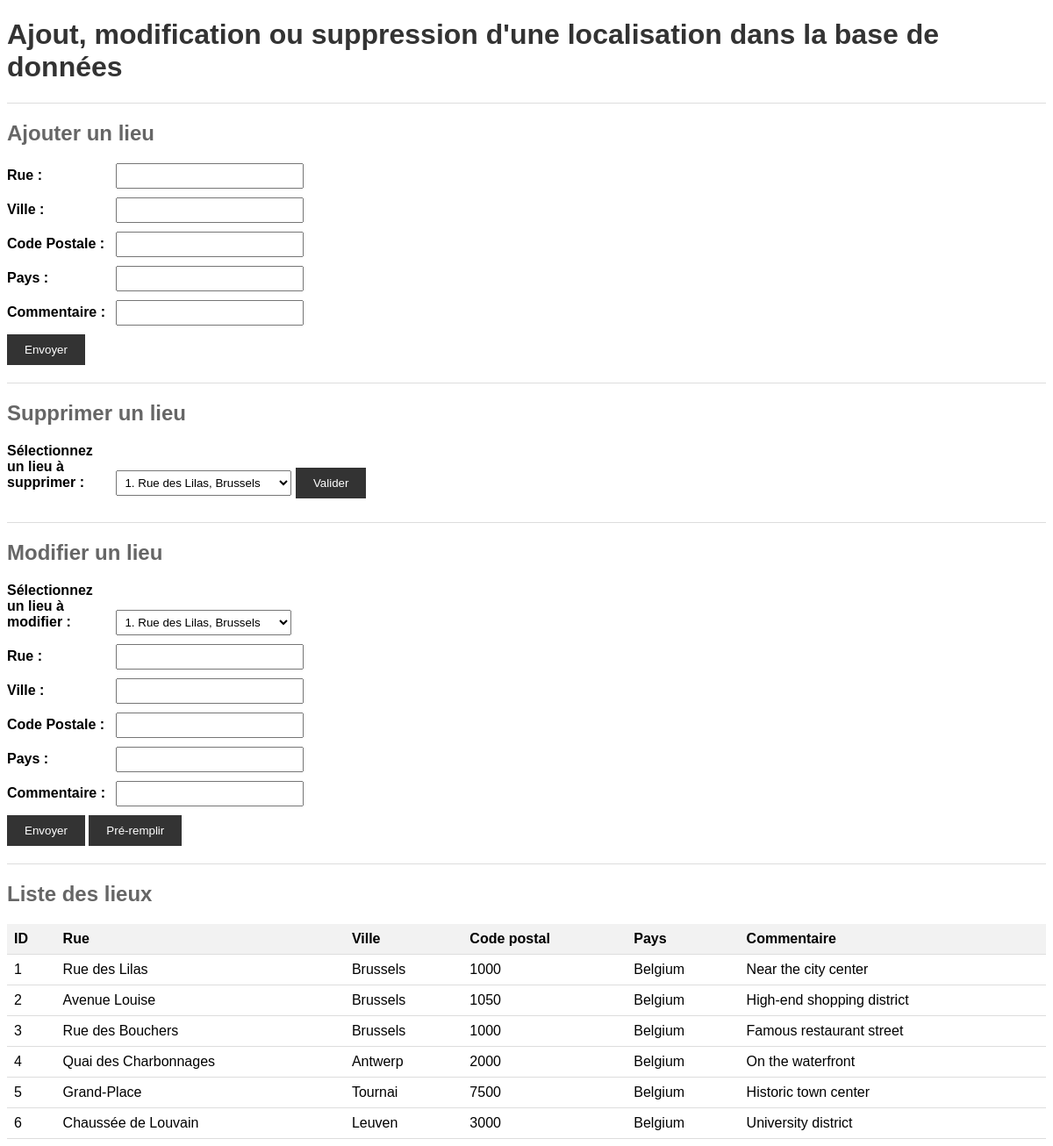
Page /1.mod-lieu/gestion-lieux.php on the committed database.
### tables this page shows
CREATE TABLE IF NOT EXISTS LOCATION (
    ID INT PRIMARY KEY,
    STREET VARCHAR(255),
    CITY VARCHAR(255),
    POSTAL_CODE VARCHAR(10) CHECK (LENGTH(POSTAL_CODE) <= 10),
    COUNTRY VARCHAR(255),
    COMMENT VARCHAR(255)
);

### www/1.mod-lieu/gestion-lieux.php (the view, shortened to what this page needs)
<!DOCTYPE html>
<html>
<head>
</head>
<body>
    <?php
    $bdd = new PDO('mysql:host=ms8db;dbname=groupXX', 'groupXX', 'secret');
    $query = 'SELECT * FROM LOCATION';
    $stmt = $bdd->prepare($query);
    $stmt->execute();
    $villes = $stmt->fetchAll(PDO::FETCH_ASSOC);
    ?>
    <h1>Ajout, modification ou suppression d'une localisation dans la base de données</h1>
    <div class="form-separator"></div>
    <h2>Ajouter un lieu</h2>
    <form method="post" action="ajouter.php">
        <p>
            <label for="Rue">Rue :</label>
            <input type="text" name="Rue" id="Rue" required>
            <br>
            <label for="Ville">Ville :</label>
            <input type="text" name="Ville" id="Ville" required>
            <br>
            <label for="Code_Postale">Code Postale :</label>
            <input type="text" name="Code_Postale" id="Code_Postale" required>
            <br>
            <label for="Pays">Pays :</label>
            <input type="text" name="Pays" id="Pays" required>
            <br>
            <label for="Commentaire">Commentaire :</label>
            <input type="text" name="Commentaire" id="Commentaire" required>
            <br>
            <input type="submit" value="Envoyer">
        </p>
    </form>
    <div class="form-separator"></div>
    <h2>Supprimer un lieu</h2>
    <form method="post" action="supprimer.php">
        <label for="ville">Sélectionnez un lieu à supprimer :</label>
        <select name="ville" id="ville">
            <?php foreach ($villes as $ville): ?>
                <option value="<?= $ville['ID'] ?>"><?= $ville['ID'] ?>. <?= $ville['STREET'] ?>, <?= $ville['CITY'] ?></option>
            <?php endforeach; ?>
        </select>
        <input type="submit" value="Valider">
    </form>
    <div class="form-separator"></div>
    <h2>Modifier un lieu</h2>
    <form method="post" action="modifier.php">
        <p>
            <label for="ville-modifier">Sélectionnez un lieu à modifier :</label>
            <select name="ville" id="ville-modifier" onchange="fillFormFields()">
                <?php foreach ($villes as $ville): ?>
                    <option value="<?= $ville['ID'] ?>"> <?= $ville['ID'] ?>. <?= $ville['STREET'] ?>, <?= $ville['CITY'] ?></option>
                <?php endforeach; ?>
            </select>
            <br>
            <label for="Rue-modifier">Rue :</label>
            <input type="text" name="Rue" id="Rue-modifier" required>
            <br>
            <label for="Ville-modifier">Ville :</label>
            <input type="text" name="Ville" id="Ville-modifier" required>
            <br>
            <label for="Code_Postale-modifier">Code Postale :</label>
            <input type="text" name="Code_Postale" id="Code_Postale-modifier" required>
            <br>
            <label for="Pays-modifier">Pays :</label>
            <input type="text" name="Pays" id="Pays-modifier" required>
            <br>
            <label for="Commentaire-modifier">Commentaire :</label>
            <input type="text" name="Commentaire" id="Commentaire-modifier" required>
            <br>
            <input type="submit" value="Envoyer">
            <input type="button" value="Pré-remplir" onclick="fillFormFields()">
        </p>
    </form>
    <div class="form-separator"></div>
    <h2>Liste des lieux</h2>
    <table>
        <thead>
        <tr>
            <th>ID</th>
            <th>Rue</th>
            <th>Ville</th>
            <th>Code postal</th>
            <th>Pays</th>
            <th>Commentaire</th>
        </tr>
        </thead>
        <tbody>
        <?php foreach ($villes as $ville): ?>
            <tr>
                <td><?= $ville['ID'] ?></td>
                <td><?= $ville['STREET'] ?></td>
                <td><?= $ville['CITY'] ?></td>
                <td><?= $ville['POSTAL_CODE'] ?></td>
                <td><?= $ville['COUNTRY'] ?></td>
                <td><?= $ville['COMMENT'] ?></td>
            </tr>
        <?php endforeach; ?>
        </tbody>
    </table>
</body>
</html>

### www/1.mod-lieu/gestion-lieux.php (style rules this page uses)
body { font-family: Arial, sans-serif; }
h1 { color: #333; }
h2 { color: #666; }
form { margin-bottom: 20px; }
label { display: inline-block; width: 120px; font-weight: bold; }
input[type="text"] { width: 200px; padding: 5px; margin-bottom: 10px; }
select { width: 200px; padding: 5px; margin-bottom: 10px; }
input[type="submit"] { padding: 10px 20px; background-color: #333; color: #fff; border: none; cursor: pointer; }
input[type="button"] { padding: 10px 20px; background-color: #333; color: #fff; border: none; cursor: pointer; }
table { border-collapse: collapse; width: 100%; }
th, td { padding: 8px; text-align: left; border-bottom: 1px solid #ddd; }
th { background-color: #f2f2f2; }
.form-separator { margin: 20px 0; border-top: 1px solid #ddd; }

### rows in the picture
location: ID "1", STREET "Rue des Lilas", CITY "Brussels", POSTAL_CODE "1000", COUNTRY "Belgium", COMMENT "Near the city center"
location: ID "2", STREET "Avenue Louise", CITY "Brussels", POSTAL_CODE "1050", COUNTRY "Belgium", COMMENT "High-end shopping district"
location: ID "3", STREET "Rue des Bouchers", CITY "Brussels", POSTAL_CODE "1000", COUNTRY "Belgium", COMMENT "Famous restaurant street"
location: ID "4", STREET "Quai des Charbonnages", CITY "Antwerp", POSTAL_CODE "2000", COUNTRY "Belgium", COMMENT "On the waterfront"
location: ID "5", STREET "Grand-Place", CITY "Tournai", POSTAL_CODE "7500", COUNTRY "Belgium", COMMENT "Historic town center"
location: ID "6", STREET "Chaussée de Louvain", CITY "Leuven", POSTAL_CODE "3000", COUNTRY "Belgium", COMMENT "University district"

### other values in the picture
form field ville "1. Rue des Lilas, Brussels"
